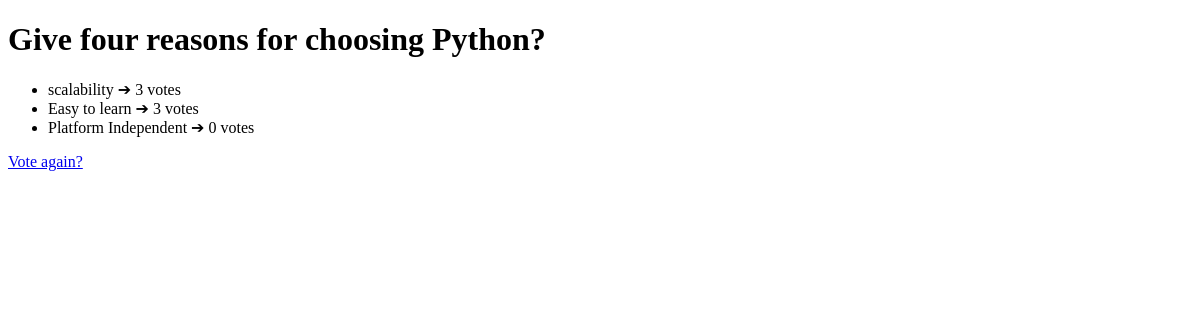
Page /5/results on the earlier database version.
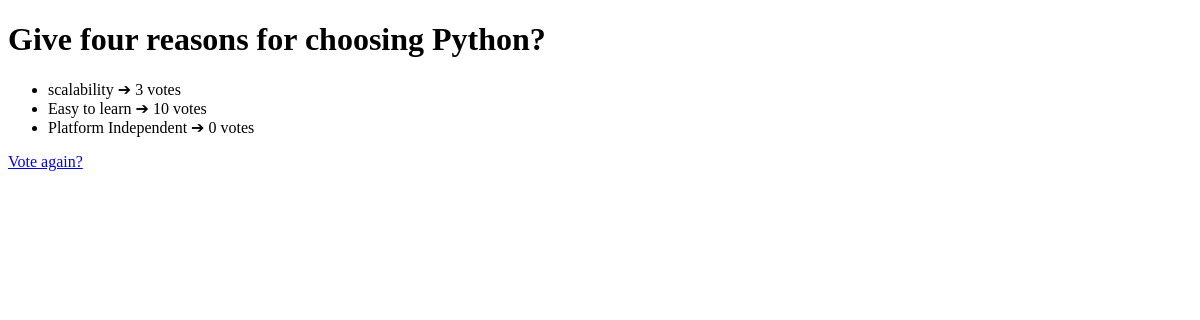
Same page on the later database version.
### bookshop/models.py (models this page shows, shortened)
class Question(models.Model):
    question_txt=models.CharField("Question Text", max_length=200)
    pub_date=models.DateTimeField("date published")

class Answers(models.Model):
    question= models.ForeignKey(Question, on_delete=models.CASCADE)
    answer_txt=models.CharField(max_length=150)
    votes= models.IntegerField(default=0)

### bookshop/views.py (the view)
# urls.py: path('<int:quiz_id>/results', views.results, name="results"),  # Results after voting
def results(request, quiz_id):
    question = get_object_or_404(Question, pk=quiz_id)
    return render(request, "bookshop/results.html", {"question": question})

### bookshop/templates/bookshop/results.html (shortened to what this page needs)
<!DOCTYPE html>
<html>
    <head>
        <link rel="stylesheet" href="">
    </head>
    <body>
        <h1>{{ question.question_txt }}</h1>
        <ul>
        {% for ans in question.answers_set.all %}
            <li>{{ ans.answer_txt }} 	&#10132; {{ ans.votes }} votes</li>
        {% endfor %}
        </ul>
        <a href="{% url 'bookshop:each_quiz' question.id %}">Vote again?</a>
    </body>
</html>

Differences in the rows shown:
changed Answers "Easy to learn": votes "3" → "10"
